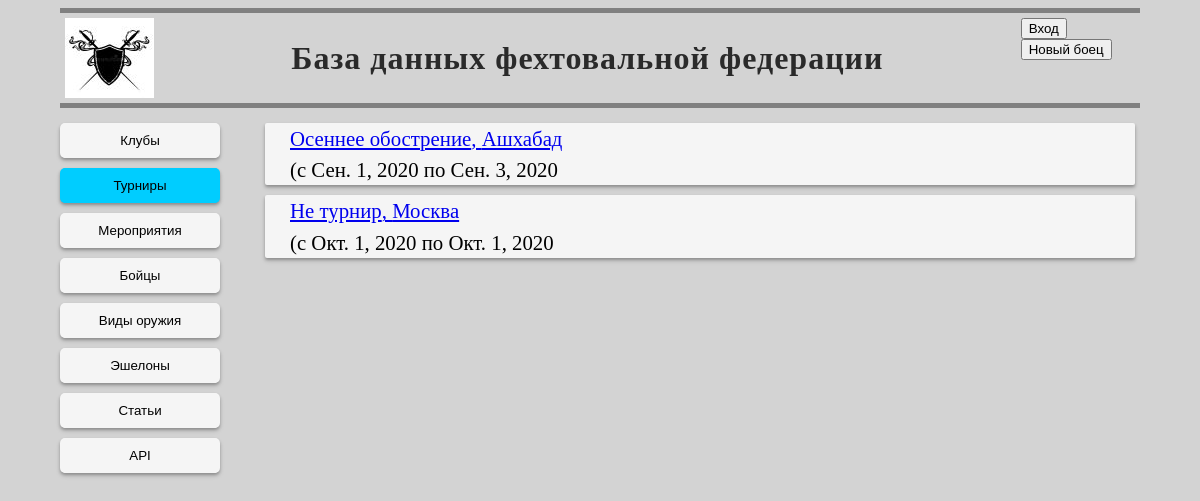
Before: /tournaments/ with the older database file.
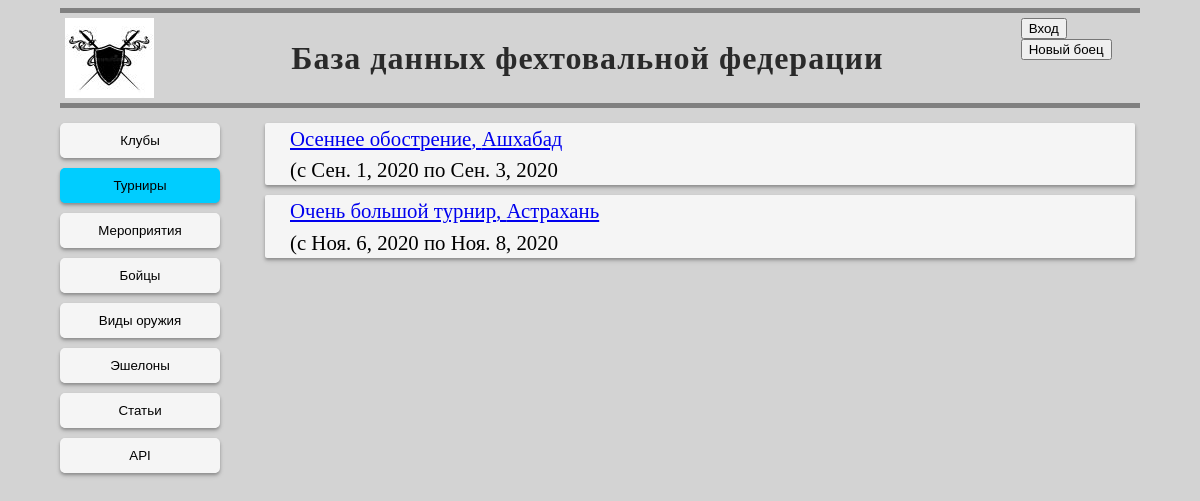
After: the same page with the newer database file.
### mainpage/models.py (models this page shows, shortened)
class Tournaments(models.Model):
    class Meta:
        verbose_name = 'Турнир'
        verbose_name_plural = 'Турниры'
    owner = models.ForeignKey(User, on_delete=models.SET_NULL, blank=True, null=True, related_name='tournament_owner')
    managers = models.ManyToManyField(User, related_name='tournament_managers')
    name = models.CharField(max_length=100, blank=False, null=False)
    city = models.CharField(max_length=30, blank=False, null=False)
    emblem = models.ImageField(upload_to='images/tournaments', blank=True, null=True)
    start_date = models.DateField(blank=False, null=False)
    end_date = models.DateField(blank=False, null=False, default=start_date)
    description = models.TextField(blank=True, null=True)
    rules_text = models.TextField(blank=True, null=True)
    rules_file = models.FileField(blank=True, null=True, upload_to='docs')
    rules_json = models.TextField(blank=True, null=True)
    cancelled = models.BooleanField(default=False)

### tournaments/views.py (the view)
# urls.py: path('', views.tournaments_list)
def tournaments_list(request):
    tournaments = Tournaments.objects.all()
    context = {
        'tournaments': tournaments,
    }
    return render(request, 'tournaments/tournaments_list.html', context)

### templates/tournaments/tournaments_list.html
{% extends  'base.html' %}
{% block nav %}
		<button class="nav_button" onclick="location.href='/clubs'">Клубы</button>
		<button class="nav_button nav_button_active" onclick="location.href='..'">Турниры</button>
		<button class="nav_button" onclick="location.href='#'">Мероприятия</button>
		<button class="nav_button" onclick="location.href='/fighters'">Бойцы</button>
        <button class="nav_button" onclick="location.href='/info/weapons'">Виды оружия</button>
        <button class="nav_button" onclick="location.href='/info/divisions'">Эшелоны</button>
		<button class="nav_button" onclick="location.href='#'">Статьи</button>
		<button class="nav_button" onclick="location.href='#'">API</button>
{% endblock nav %}
{% block main %}
    {% for x in tournaments %}
        <div class="data_card" >
            <div class="inline_data">
                <div><a href="{{ x.id }}">{{ x.name }}, {{ x.city }}</a></div>
                <div>(c {{ x.start_date }} по {{ x.end_date }}</div>
            </div>
        </div>
    {% endfor %}
{% endblock %}

Changed rows visible on the page:
removed Tournaments: name "Не турнир", city "Москва", start_date "Окт. 1, 2020", end_date "Окт. 1, 2020"
added Tournaments: name "Очень большой турнир", city "Астрахань", start_date "Ноя. 6, 2020", end_date "Ноя. 8, 2020"
